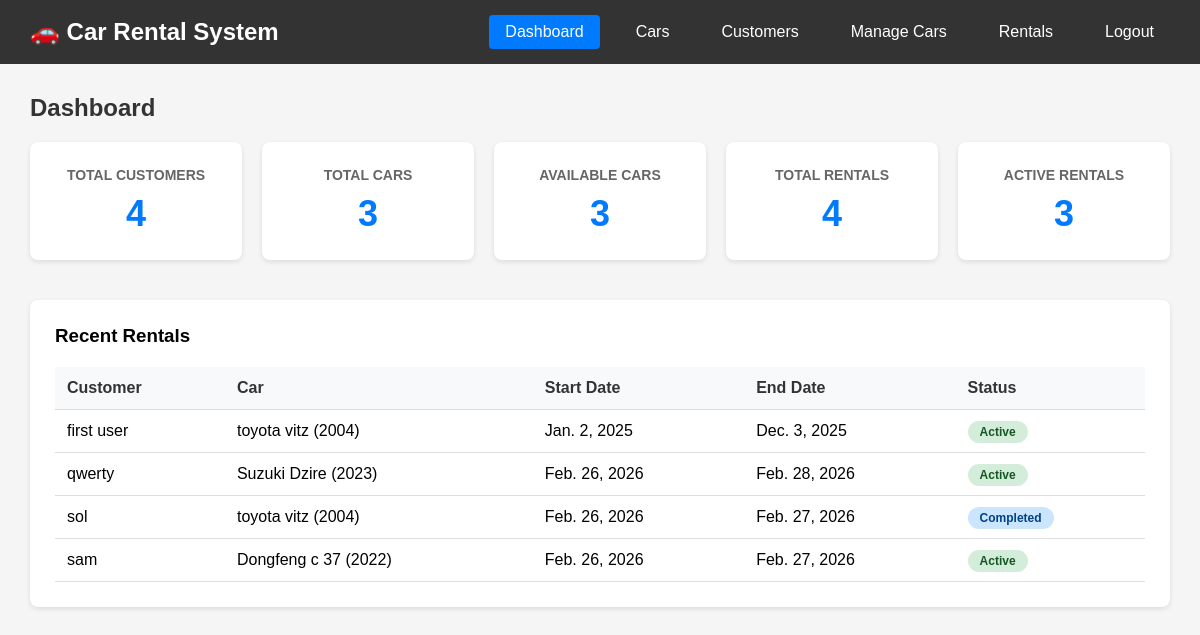
The page /dashboard/ (signed in) on the database its author committed.
### Rental/models.py (models this page shows, shortened)
class Rental(models.Model):
    STATUS_CHOICES = [
        ('pending', 'Pending'),
        ('active', 'Active'),
        ('completed', 'Completed'),
        ('cancelled', 'Cancelled'),
    ]
    customer = models.ForeignKey(Customer, on_delete=models.CASCADE, related_name='rentals')
    car = models.ForeignKey(Car, on_delete=models.CASCADE, related_name='rentals')
    start_date = models.DateField()
    end_date = models.DateField()
    total_cost = models.DecimalField(max_digits=10, decimal_places=2)
    status = models.CharField(max_length=20, choices=STATUS_CHOICES, default='pending')
    date_created = models.DateTimeField(auto_now_add=True)
    visible = models.BooleanField(default=True)
    class Meta:
        ordering = ['-date_created']

class Customer(models.Model):
    user = models.OneToOneField(
        'auth.User', on_delete=models.CASCADE,
        null=True, blank=True,
        related_name='customer'
    )
    name = models.CharField(max_length=200)
    email = models.EmailField(unique=True)
    phone = models.CharField(max_length=20)
    address = models.TextField()
    license_number = models.CharField(max_length=50, unique=True)
    date_registered = models.DateTimeField(auto_now_add=True)
    visible = models.BooleanField(default=True)
    class Meta:
        ordering = ['-date_registered']

class Car(models.Model):
    TRANSMISSION_CHOICES = [
        ('automatic', 'Automatic'),
        ('manual', 'Manual'),
    ]
    brand = models.CharField(max_length=100)
    model = models.CharField(max_length=100)
    year = models.IntegerField()
    color = models.CharField(max_length=50)
    plate_number = models.CharField(max_length=20, unique=True)
    transmission = models.CharField(max_length=20, choices=TRANSMISSION_CHOICES, default='automatic')
    daily_rate = models.DecimalField(max_digits=10, decimal_places=2)
    image = models.ImageField(upload_to='cars/', blank=True, null=True)
    available = models.BooleanField(default=True)
    visible = models.BooleanField(default=True)
    def __str__(self):
        return f"{self.brand} {self.model} ({self.year})"
    class Meta:
        ordering = ['brand', 'model']

### Rental/views.py (the view)
# urls.py: path('dashboard/', dashboard, name='dashboard_url'),
@staff_member_required
def dashboard(request):
    total_customers = Customer.objects.filter(visible=True).count()
    total_cars = Car.objects.filter(visible=True).count()
    available_cars = Car.objects.filter(visible=True, available=True).count()
    total_rentals = Rental.objects.filter(visible=True).count()
    active_rentals = Rental.objects.filter(visible=True, status='active').count()
    recent_rentals = Rental.objects.filter(visible=True).order_by('-date_created')[:5]
    context = {
        'total_customers': total_customers,
        'total_cars': total_cars,
        'available_cars': available_cars,
        'total_rentals': total_rentals,
        'active_rentals': active_rentals,
        'recent_rentals': recent_rentals,
    }
    return render(request, 'dashboard.html', context)

### Rental/templates/dashboard.html (shortened to what this page needs)
<!DOCTYPE html>
<html lang="en">
<head>
</head>
<body>
    <nav class="navbar">
        <h1>🚗 Car Rental System</h1>
        <div class="navbar-links">
            <a href="{% url 'dashboard_url' %}" class="active">Dashboard</a>
            <a href="{% url 'car_list_url' %}">Cars</a>
            <a href="{% url 'customer_admin_url' %}">Customers</a>
            <a href="{% url 'car_admin_url' %}">Manage Cars</a>
            <a href="{% url 'rental_admin_url' %}">Rentals</a>
            <a href="{% url 'logout_url' %}">Logout</a>
        </div>
    </nav>
    <div class="container">
        <h2>Dashboard</h2>
        <div class="stats-grid">
            <div class="stat-card">
                <h3>Total Customers</h3>
                <div class="number">{{ total_customers }}</div>
            </div>
            <div class="stat-card">
                <h3>Total Cars</h3>
                <div class="number">{{ total_cars }}</div>
            </div>
            <div class="stat-card">
                <h3>Available Cars</h3>
                <div class="number">{{ available_cars }}</div>
            </div>
            <div class="stat-card">
                <h3>Total Rentals</h3>
                <div class="number">{{ total_rentals }}</div>
            </div>
            <div class="stat-card">
                <h3>Active Rentals</h3>
                <div class="number">{{ active_rentals }}</div>
            </div>
        </div>
        <div class="recent-rentals">
            <h3 style="margin-bottom: 20px;">Recent Rentals</h3>
            <table>
                <thead>
                    <tr>
                        <th>Customer</th>
                        <th>Car</th>
                        <th>Start Date</th>
                        <th>End Date</th>
                        <th>Status</th>
                    </tr>
                </thead>
                <tbody>
                    {% for rental in recent_rentals %}
                    <tr>
                        <td>{{ rental.customer.name }}</td>
                        <td>{{ rental.car }}</td>
                        <td>{{ rental.start_date }}</td>
                        <td>{{ rental.end_date }}</td>
                        <td><span class="status {{ rental.status }}">{{ rental.get_status_display }}</span></td>
                    </tr>
                    {% empty %}
                    <tr>
                        <td colspan="5" style="text-align: center; color: #666;">No rentals yet</td>
                    </tr>
                    {% endfor %}
                </tbody>
            </table>
        </div>
    </div>
</body>
</html>

### Rental/templates/dashboard.html (style rules this page uses)
* { margin: 0; padding: 0; box-sizing: border-box; }
body { font-family: Arial, sans-serif; background-color: #f5f5f5; }
.navbar { background-color: #333; padding: 15px 30px; display: flex; justify-content: space-between; align-items: center; }
.navbar h1 { color: white; font-size: 24px; }
.navbar-links { display: flex; gap: 20px; }
.navbar-links a { color: white; text-decoration: none; padding: 8px 16px; border-radius: 4px; }
.navbar-links a.active { background-color: #007bff; }
.container { max-width: 1200px; margin: 0 auto; padding: 30px; }
h2 { color: #333; margin-bottom: 20px; }
.stats-grid { display: grid; grid-template-columns: repeat(auto-fit, minmax(200px, 1fr)); gap: 20px; margin-bottom: 40px; }
.stat-card { background: white; padding: 25px; border-radius: 8px; box-shadow: 0 2px 5px rgba(0,0,0,0.1); text-align: center; }
.stat-card h3 { color: #666; font-size: 14px; margin-bottom: 10px; text-transform: uppercase; }
.stat-card .number { font-size: 36px; font-weight: bold; color: #007bff; }
.recent-rentals { background: white; padding: 25px; border-radius: 8px; box-shadow: 0 2px 5px rgba(0,0,0,0.1); }
table { width: 100%; border-collapse: collapse; }
th, td { padding: 12px; text-align: left; border-bottom: 1px solid #ddd; }
th { background-color: #f8f9fa; font-weight: bold; color: #333; }
.status { padding: 4px 12px; border-radius: 20px; font-size: 12px; font-weight: bold; }
.status.active { background-color: #d4edda; color: #155724; }
.status.completed { background-color: #cce5ff; color: #004085; }

### rows shown on the page
Rental: customer.name "first user", car "toyota vitz (2004)", start_date "Jan. 2, 2025", end_date "Dec. 3, 2025", status "Active"
Rental: customer.name "qwerty", car "Suzuki Dzire (2023)", start_date "Feb. 26, 2026", end_date "Feb. 28, 2026", status "Active"
Rental: customer.name "sol", car "toyota vitz (2004)", start_date "Feb. 26, 2026", end_date "Feb. 27, 2026", status "Completed"
Rental: customer.name "sam", car "Dongfeng c 37 (2022)", start_date "Feb. 26, 2026", end_date "Feb. 27, 2026", status "Active"

### other values the page prints
{{ total_customers }} "4"
{{ total_cars }} "3"
{{ available_cars }} "3"
{{ total_rentals }} "4"
{{ active_rentals }} "3"
